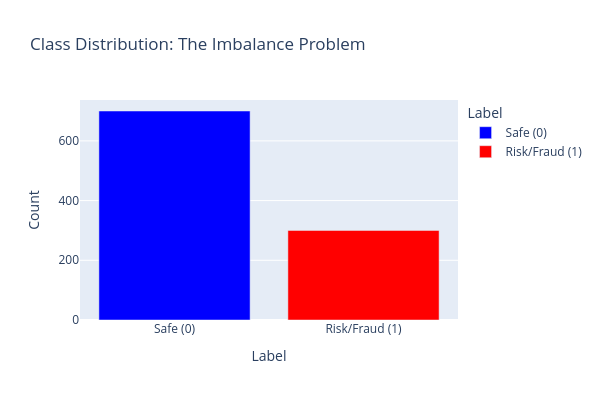

Notebook code cell kept with this figure:
### Markdown cell above
## 3. Exploratory Data Analysis (EDA)

Before training models, we must understand our data. We look for:
1.  **Missing Values:** Do we need to impute data?
2.  **Data Types:** Which columns are numbers (needs scaling) vs strings (needs encoding)?
3.  **Class Balance:** Is this a "balanced" problem or an "imbalanced" one?

### Code cell
# 3.1 Check for missing values and data types
print("Missing values per column:")
print(df.isnull().sum()[df.isnull().sum() > 0])

print("\nData Types:")
print(df.dtypes.value_counts())

# 3.2 Visualize Class Imbalance
# This is CRITICAL in fraud detection.
target_counts = df['target'].value_counts().reset_index()
target_counts.columns = ['Risk Status', 'Count']
target_counts['Label'] = target_counts['Risk Status'].map({0: 'Safe (0)', 1: 'Risk/Fraud (1)'})

fig = px.bar(target_counts, x='Label', y='Count', 
             title="Class Distribution: The Imbalance Problem",
             color='Label', 
             color_discrete_map={'Safe (0)': 'blue', 'Risk/Fraud (1)': 'red'})
fig.update_layout(height=400, width=600)
fig.show()

### Figure 1 — Plotly figure (JSON) as saved in the notebook; plotly's stock layout.template omitted (floating-point values rounded to 4 significant figures)
{"data": [{"hovertemplate": "Label=%{x}<br>Count=%{y}<extra></extra>", "legendgroup": "Safe (0)", "marker": {"color": "blue", "pattern": {"shape": ""}}, "name": "Safe (0)", "orientation": "v", "showlegend": true, "textposition": "auto", "type": "bar", "x": ["Safe (0)"], "xaxis": "x", "y": [700], "yaxis": "y"}, {"hovertemplate": "Label=%{x}<br>Count=%{y}<extra></extra>", "legendgroup": "Risk/Fraud (1)", "marker": {"color": "red", "pattern": {"shape": ""}}, "name": "Risk/Fraud (1)", "orientation": "v", "showlegend": true, "textposition": "auto", "type": "bar", "x": ["Risk/Fraud (1)"], "xaxis": "x", "y": [300], "yaxis": "y"}], "layout": {"barmode": "relative", "height": 400, "legend": {"title": {"text": "Label"}, "tracegroupgap": 0}, "title": {"text": "Class Distribution: The Imbalance Problem"}, "width": 600, "xaxis": {"anchor": "y", "categoryarray": ["Safe (0)", "Risk/Fraud (1)"], "categoryorder": "array", "domain": [0, 1], "title": {"text": "Label"}}, "yaxis": {"anchor": "x", "domain": [0, 1], "title": {"text": "Count"}}}}
